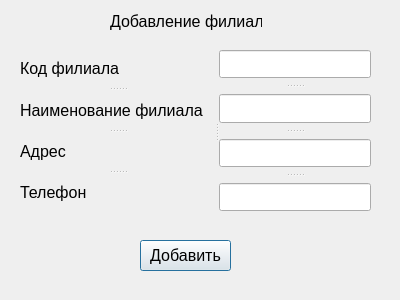
<?xml version="1.0" encoding="UTF-8"?>
<ui version="4.0">
 <class>addFilial</class>
 <widget class="QDialog" name="addFilial">
  <property name="geometry">
   <rect>
    <x>0</x>
    <y>0</y>
    <width>400</width>
    <height>300</height>
   </rect>
  </property>
  <property name="font">
   <font>
    <pointsize>12</pointsize>
   </font>
  </property>
  <property name="windowTitle">
   <string>Dialog</string>
  </property>
  <widget class="QPushButton" name="pushButton">
   <property name="geometry">
    <rect>
     <x>140</x>
     <y>240</y>
     <width>91</width>
     <height>31</height>
    </rect>
   </property>
   <property name="text">
    <string>Добавить</string>
   </property>
  </widget>
  <widget class="QLabel" name="label_5">
   <property name="geometry">
    <rect>
     <x>110</x>
     <y>10</y>
     <width>152</width>
     <height>22</height>
    </rect>
   </property>
   <property name="font">
    <font>
     <pointsize>12</pointsize>
     <kerning>true</kerning>
    </font>
   </property>
   <property name="focusPolicy">
    <enum>Qt::NoFocus</enum>
   </property>
   <property name="text">
    <string>Добавление филиала</string>
   </property>
  </widget>
  <widget class="QSplitter" name="splitter_3">
   <property name="geometry">
    <rect>
     <x>20</x>
     <y>50</y>
     <width>351</width>
     <height>161</height>
    </rect>
   </property>
   <property name="orientation">
    <enum>Qt::Horizontal</enum>
   </property>
   <widget class="QSplitter" name="splitter">
    <property name="orientation">
     <enum>Qt::Vertical</enum>
    </property>
    <widget class="QLabel" name="label">
     <property name="text">
      <string>Код филиала</string>
     </property>
    </widget>
    <widget class="QLabel" name="label_2">
     <property name="text">
      <string>Наименование филиала</string>
     </property>
    </widget>
    <widget class="QLabel" name="label_3">
     <property name="text">
      <string>Адрес</string>
     </property>
    </widget>
    <widget class="QLabel" name="label_4">
     <property name="text">
      <string>Телефон</string>
     </property>
    </widget>
   </widget>
   <widget class="QSplitter" name="splitter_2">
    <property name="orientation">
     <enum>Qt::Vertical</enum>
    </property>
    <property name="opaqueResize">
     <bool>false</bool>
    </property>
    <property name="handleWidth">
     <number>16</number>
    </property>
    <widget class="QLineEdit" name="lineEdit"/>
    <widget class="QLineEdit" name="lineEdit_2"/>
    <widget class="QLineEdit" name="lineEdit_3"/>
    <widget class="QLineEdit" name="lineEdit_4"/>
   </widget>
  </widget>
 </widget>
 <resources/>
 <connections/>
</ui>
